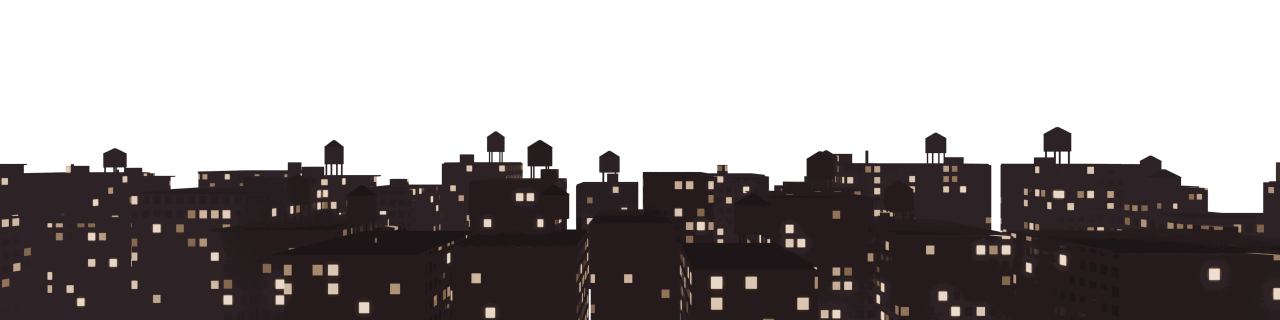
#> input picture assets/backdrop/near.png, 2560 x 640 px (shown at 1/2 size)
$ python shrink.py
#> lines starting #> are read from the running program, lines starting #| are printed output that depends on the picture
"""Shrinks the near city layer to a 256-colour PNG with alpha (~10x smaller;
flat roofs and lit windows survive the palette). Run after city.py:
    python tools/backdrop/shrink.py [assets/backdrop/near.png]
Needs Pillow."""
import os
import sys

from PIL import Image

path = sys.argv[1] if len(sys.argv) > 1 else os.path.join(os.path.dirname(__file__), "..", "..", "assets", "backdrop", "near.png")
before = os.path.getsize(path)
image = Image.open(path).convert("RGBA")
#> image is the input picture: PIL image 2560x640 RGBA; mean R, G, B, A 22.8, 17.7, 18, 118.9
image.quantize(256, method=Image.Quantize.FASTOCTREE, dither=Image.Dither.NONE).save(path, optimize=True)
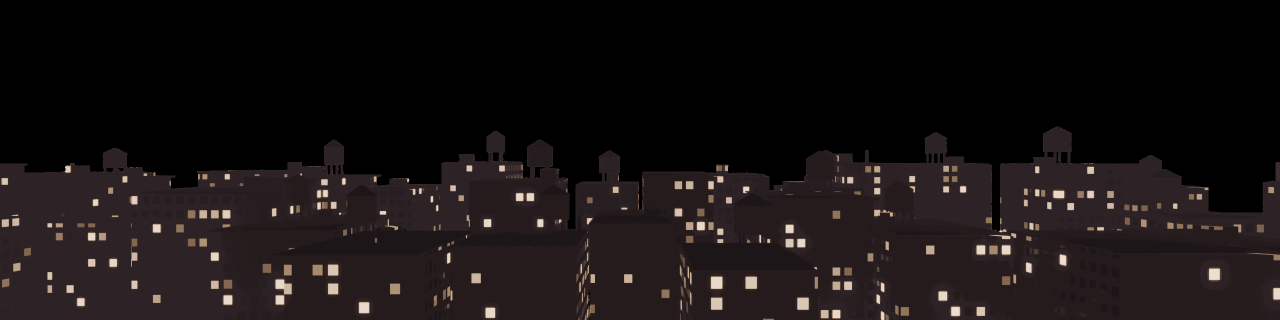
#> saved as near.png: PIL image 2560x640 P (shown at 1/2 size); mean R, G, B 22.8, 17.7, 18
print(f"{path}: {before // 1024} KB -> {os.path.getsize(path) // 1024} KB")
